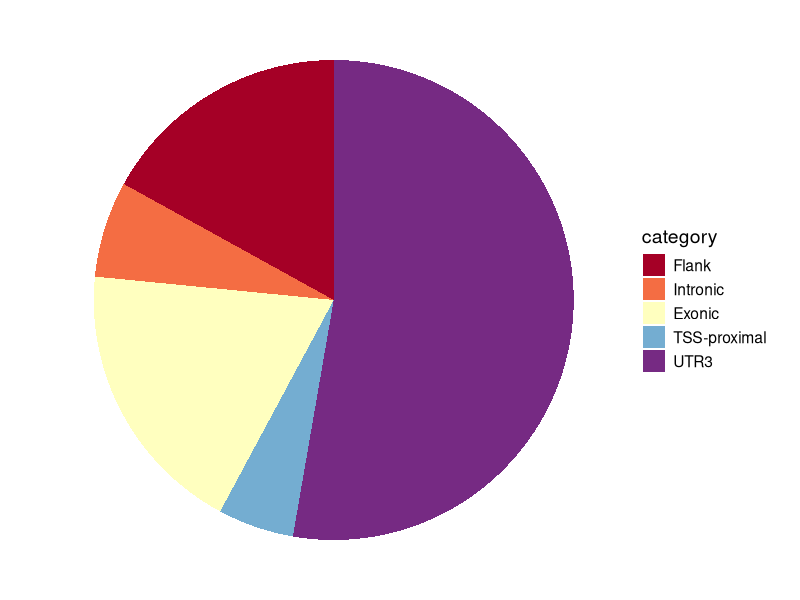

Here is the R script that generated this plot:
library(ggplot2)
library(dplyr)

### Pie chart

df <- data.frame(dataset = 'Ureter10_Urothelial',
                 category = c('Exonic','Flank','Intronic','TSS-proximal','UTR3'),
                 count = c(6029,5468,2087,1651,16992))
cols <- c('UTR3' = '#762a83','TSS-proximal'='#74add1','Exonic'='#ffffbf',
          'Intronic'='#f46d43', 'Flank' = '#a50026')

df <- df %>% group_by(dataset) %>%
  mutate(percentage = (count / sum(count)) * 100)

df$percentage <- paste0(round(df$percentage, digits = 1),'%')

df$category <- factor(df$category, levels = c('Flank','Intronic','Exonic','TSS-proximal','UTR3'))

# pie chart
p <- ggplot(df, aes(x="", y=count, fill=category)) +
  geom_bar(stat="identity", width=1) +
  coord_polar("y", start=0) +
  scale_fill_manual(values=cols) +
  theme_void() + geom_text(aes(label = percentage),
                           position = position_stack(vjust = 0.5))

p <- ggplot(df, aes(x="", y=count, fill=category)) +
  geom_bar(stat="identity", width=1) +
  coord_polar("y", start=0) +
  scale_fill_manual(values=cols) +
  theme_void()

p <- p + theme(text = element_text(size = 14)) 

ggsave('~/Desktop/Ureter10_scPASU_run/outputs/urothelial/3h_fragmented_peaks_to_merge/Ureter10_urothelial_final_peaks_piechart_nolabel.png',
       width = 8, height = 8, units = 'in', bg = 'white', p)
